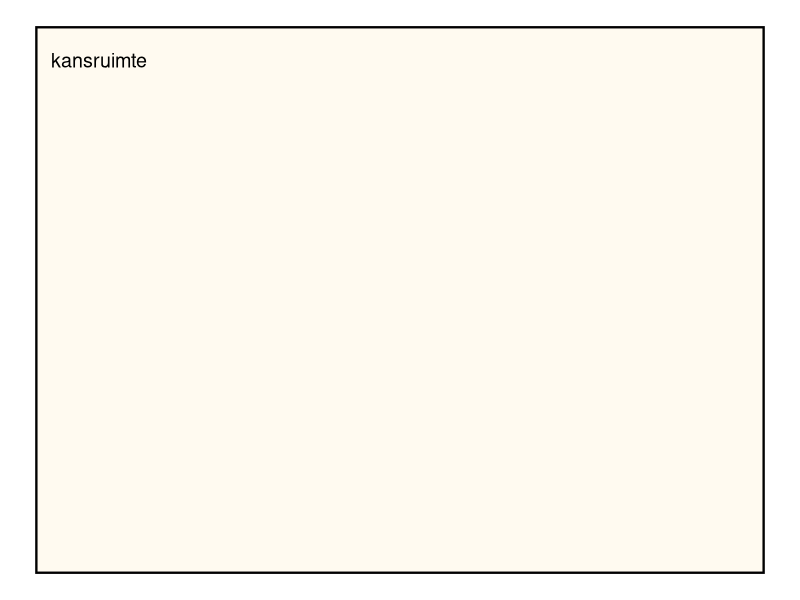
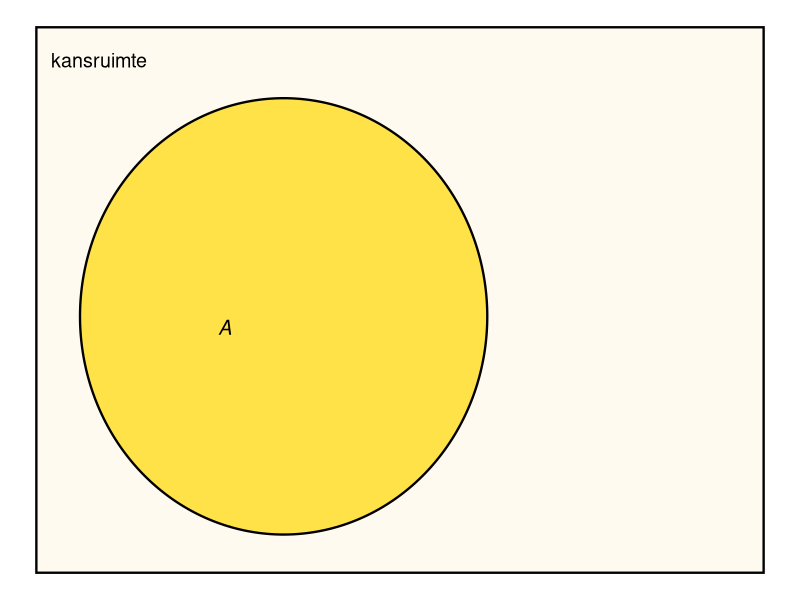
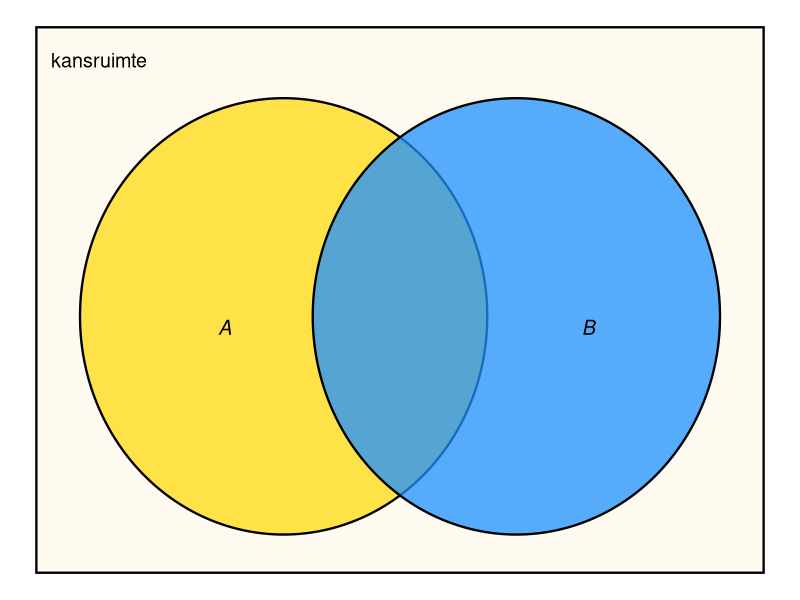
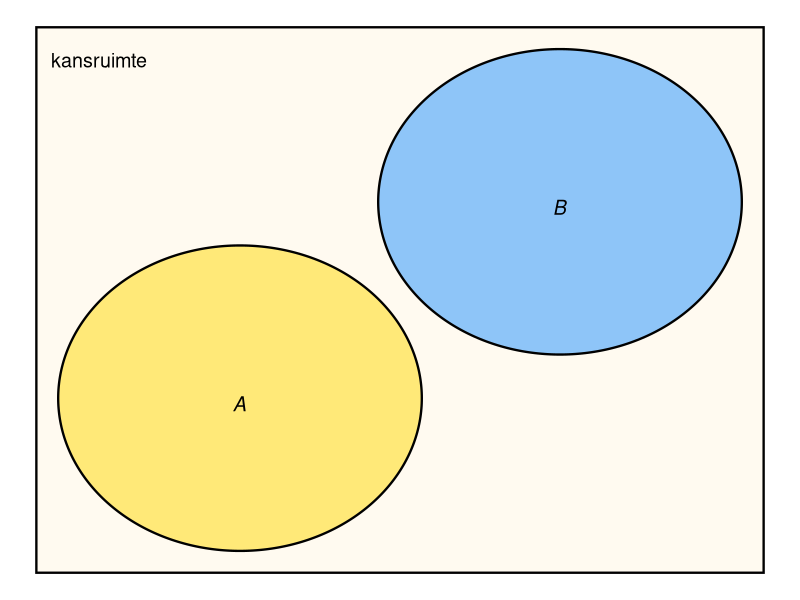
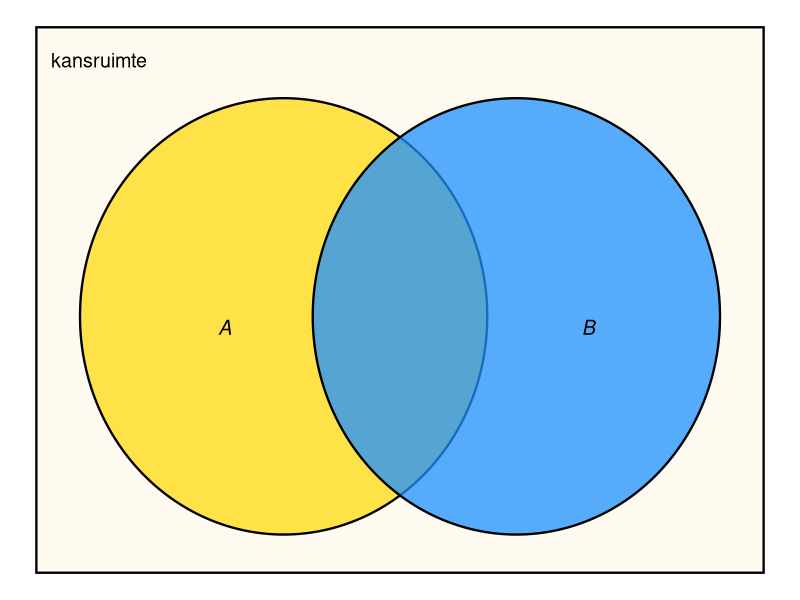
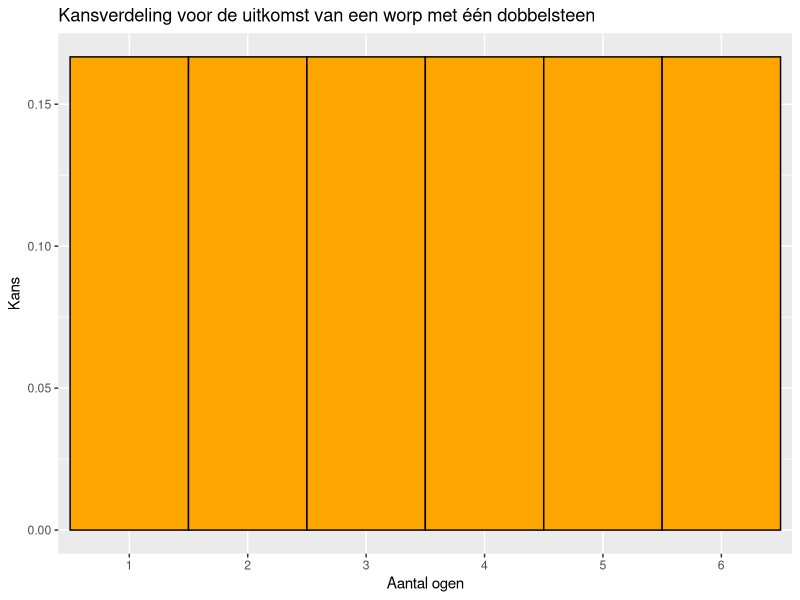
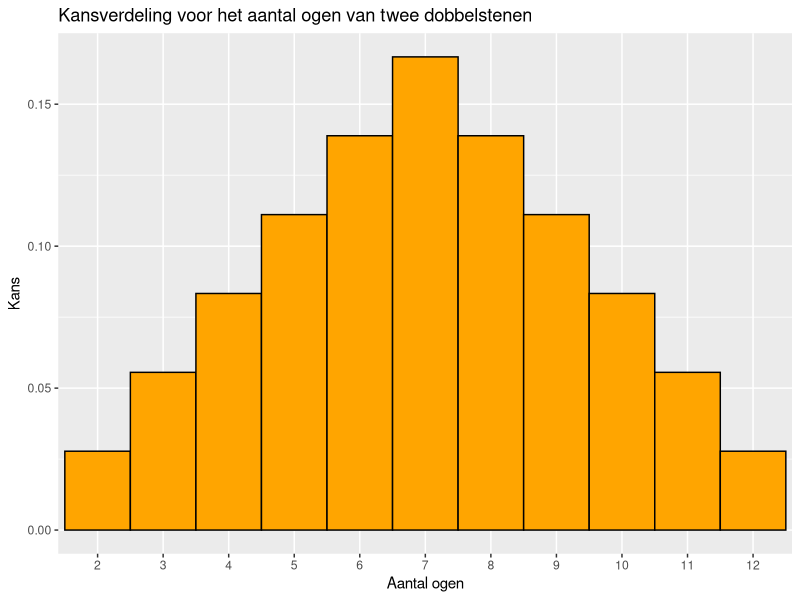
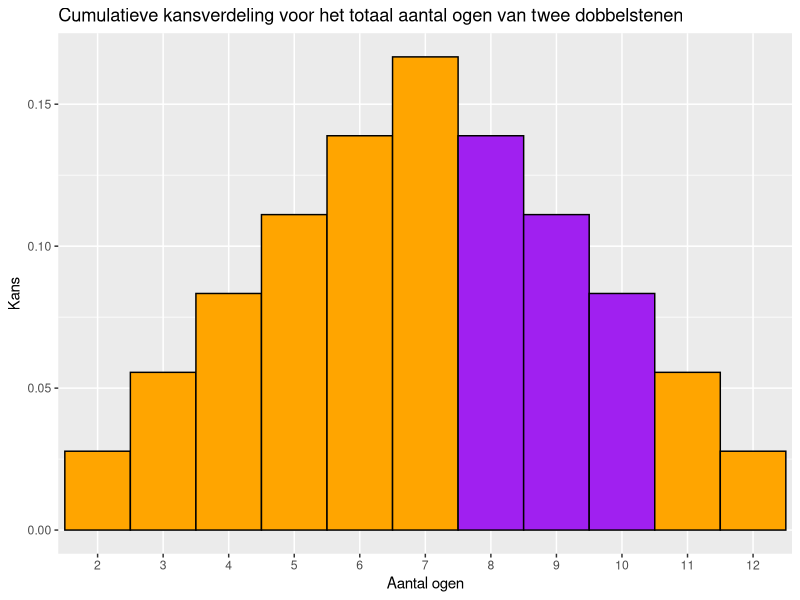

Here is the R script that generated these plots, in order:
## ---- chunk 1
#| code-fold: true
#| warning: false
#| fig-cap: "Een minimaal Venn-diagram. Het rechthoek stelt de volledige kansruimte voor."
#| label: fig-venn

library(ggforce)

kleurKansruimte <- "FloralWhite"

kansruimte <- ggplot() +  
  geom_rect(
    aes(xmin = 0, ymin = 0, xmax= 100, ymax = 100),
    fill = kleurKansruimte, color = "black", size = .8
    ) +
  annotate(
    "text", 
    x = 2, y = 94, 
    label = "kansruimte", 
    color = "black", 
    hjust = 0, 
    size = 5
    ) +
  theme_void()

kansruimte
## ---- chunk 2
#| code-fold: true
#| warning: false
#| fig-cap: "Venn-diagram met gebeurtenis $A$."
#| label: fig-vennA

kleurA <- "Gold"

A <- kansruimte +
  geom_ellipse(
    aes(x0 = 34, y0 = 47, a = 28,  b = 40,  angle = 0), 
    fill = kleurA , alpha = 0.7, size = .8
    ) +
  annotate(
    "text", 
    x = 25, y = 45, 
    label = expression(italic(A)), 
    color = "black", 
    hjust = 0, 
    size = 5
    )

A

## ---- chunk 3
#| code-fold: true
#| warning: false
#| fig-cap: "Venn-diagram met twee gebeurtenissen: $A$ en $B$."
#| label: fig-vennAB

kleurB <- "DodgerBlue"

AB <- A + 
  geom_ellipse(
    aes(x0 = 66, y0 = 47, a = 28,  b = 40,  angle = 0), 
    fill = kleurB, alpha = 0.75, size = .8
    ) +
  annotate(
    "text", 
    x = 75, y = 45, 
    label = expression(italic(B)), 
    color = "black", 
    hjust = 0, 
    size = 5
    )

AB

## ---- chunk 4
#| code-fold: true
#| warning: false
#| fig-cap: "Venn-diagram. De gebeurtenissen $A$ en $B$ sluiten elkaar uit."
#| label: fig-uitsluiten

kansruimte + 
  geom_ellipse(
    aes(x0 = 28, y0 = 32, a = 25,  b = 28,  angle = 0), 
    fill = kleurA, alpha = 0.5, size = 0.8
    ) + 
  geom_ellipse(
    aes(x0 = 72, y0 = 68, a = 25,  b = 28,  angle = 0), 
    fill = kleurB, alpha = 0.5, size = 0.8
    ) +
  theme_void() +
  annotate(
    "text", 
    x = 27, y = 31, 
    label = expression(italic(A)), 
    color = "black", 
    hjust = 0, 
    size = 5
    ) +
  annotate(
    "text", 
    x = 71, y = 67, 
    label = expression(italic(B)), 
    color = "black", 
    hjust = 0, 
    size = 5
    )
## ---- chunk 5
#| code-fold: true
#| warning: false
#| fig-cap: "Venn-diagram.Voor de kans op $A$ of $B$ moet het groene gebied één keer worden meegeteld!"
#| label: fig-vennAB2

AB

## ---- chunk 6
#| code-fold: true
#| warning: false
#| fig-cap: "Kansverdeling: de kansen bij het gooien van één dobbelsteen."
#| label: fig-uniform-dobbelsteen
#| width: 4

uitkomsten <- seq(1, 6)
kansen <- rep(1/6, 6)
kansenDobbelsteen <- data.frame(
  uitkomsten = factor(uitkomsten),
  kansen
  )
library(ggplot2)
ggplot(
  kansenDobbelsteen, 
  aes(x = uitkomsten, y = kansen)
) +
  geom_bar(
    stat = "identity", 
    width = 1, 
    fill = "orange", 
    color = "black") +
  labs(
    title = "Kansverdeling voor de uitkomst van een worp met één dobbelsteen",
    x = "Aantal ogen",
    y = "Kans"
    )

## ---- chunk 7
#| code-fold: true
#| warning: false
#| fig-cap: "Kansverdeling: de som van twee dobbelstenen."
#| label: fig-kansverdeling-twee-dobbelstenen
#| width: 4

uitkomsten <- seq(2, 12)
kansen <- pmin(uitkomsten - 1, 13 - uitkomsten)/36
kansenDobbelsteen <- data.frame(
  uitkomsten = factor(uitkomsten), 
  kansen
  )
library(ggplot2)
ggplot(
  kansenDobbelsteen, 
  aes(x = uitkomsten, y = kansen)
) +
  geom_bar(
    stat = "identity", 
    width = 1, 
    fill = "orange", 
    color = "black") +
  labs(
    title = "Kansverdeling voor het aantal ogen van twee dobbelstenen",
    x = "Aantal ogen",
    y = "Kans"
  )

## ---- chunk 8
#| code-fold: true
#| warning: false
#| fig-cap: "Kansverdeling: de som van twee dobbelstenen."
#| label: fig-kansverdeling-twee-dobbelstenen-bars
#| width: 4

uitkomsten <- seq(2, 12)
kansen <- pmin(uitkomsten - 1, 13 - uitkomsten)/36
kleur <- rep("orange", 11)
kleur[7:9] <- "purple"
kansenDobbelsteen <- data.frame(
  uitkomsten = factor(uitkomsten), 
  kansen,
  kleur
)
ggplot(
  kansenDobbelsteen,
  aes(x = uitkomsten, y = kansen)
) +
  geom_bar(
    stat = "identity", 
    width = 1, 
    fill = kleur, 
    color = "black") +
  labs(
    title = "Cumulatieve kansverdeling voor het totaal aantal ogen van twee dobbelstenen",
    x = "Aantal ogen",
    y = "Kans"
  )

## ---- chunk 9
#| code-fold: true
#| warning: false
#| fig-cap: "Kansverdeling: de som van twee dobbelstenen."
#| label: fig-cumulverdeling-twee-dobbelstenen-bars
#| width: 4
    
uitkomsten <- seq(2, 12)
kansen <- cumsum(pmin(uitkomsten - 1, 13 - uitkomsten)/36)
kleur <- rep("orange", 11)
kleur[7:9] <- "orange"
kansenDobbelsteen <- data.frame(
uitkomsten = factor(uitkomsten), 
kansen,
kleur
)
ggplot(
  kansenDobbelsteen,
  aes(x = uitkomsten, y = kansen)
  ) +
  geom_bar(
    stat = "identity", 
    width = 1, 
    fill = kleur, 
    color = "black") +
    labs(
      title = "Cumulatieve verderling voor het aantal ogen van twee dobbelstenen",
      x = "Aantal ogen",
      y = "Cumulatieve kans"
    )
    
## ---- chunk 10
#| code-fold: true
#| warning: false
#| fig-cap: "De normale verdeling."
#| label: fig-normale-verdeling
#| width: 5

#library(grid)

# Create a data frame for the standard normal distribution
x <- seq(-3.5, 3.5, length.out = 200)
data <- data.frame(x = x, y = dnorm(x))

h <- exp(-0.5)/sqrt(2*pi)

  ggplot(data, aes(x, y)) +
  geom_line(color = "black", linewidth = 1) + # Standard normal curve
  geom_area(data = subset(data, x >= -1 & x <= 1), aes(x, y), fill = "orange", alpha = 0.4) + # Area between -1 and 1
  geom_segment(
    aes(x = 0, xend = -1, y = h, yend = h), 
    arrow = arrow(length = unit(0.2, "cm")), 
    color = "black", 
    linewidth = 0.8) + # Arrow
  #  annotate("text", x = -0.5, y = 0.03, label = "x == -1 %->% x == 0", 
  #           parse = TRUE, hjust = 0.5, color = "red", size = 4) + # Annotation for the arrow
  scale_x_continuous(
    breaks = c(-2, -1, 0, 1, 2), 
    labels = c(expression(-2 * sigma), expression(-sigma), expression(mu), expression(sigma), expression(2*sigma))
  ) + # Label for x = 0 as µ
  scale_y_continuous(labels = NULL, breaks = NULL) + # Remove y-axis numbers
  theme_classic() +
  labs(y = "Kansdichtheid", x = expression(x)) + # Add y-axis label
  theme_minimal() +
  theme(axis.text.x = element_text(size = 14),
        axis.text.y = element_blank(), # Remove y-axis text
        axis.ticks.y = element_blank(), # Remove y-axis ticks
        axis.line.y = element_line(),
        axis.line.x = element_line(),
        axis.title.y = element_text(size = 12, angle = 90), # Style y-axis label
        axis.title = element_text(size = 14),
        panel.grid = element_blank())
